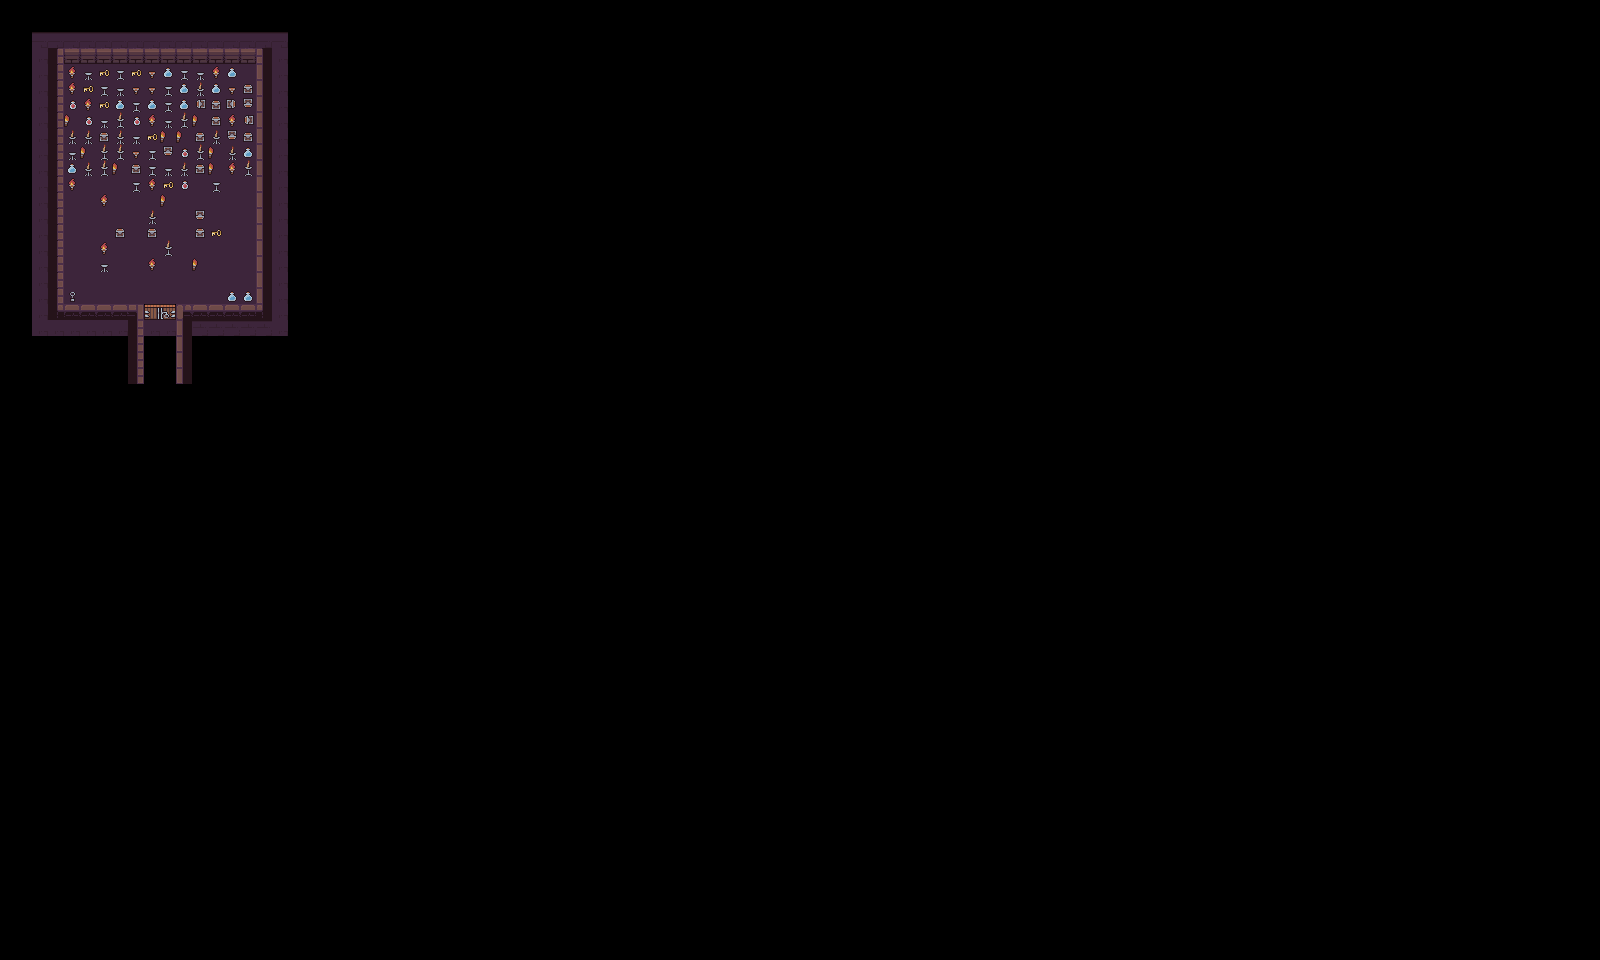

A level layout from a 2D game, rendered from its tile map. Below: a short description, then the map file with tile-grid data replaced by summaries:
An orthogonal 100x60 tile map with 16x16 px tiles, 3 tile layers (Background, Objects, Wall Layer).

<map version="1.10" tiledversion="1.10.2" orientation="orthogonal" renderorder="right-down" width="100" height="60" tilewidth="16" tileheight="16" infinite="0" nextlayerid="5" nextobjectid="1">
 <tileset firstgid="1" source="tsx/Dungeon Tileset.tsx" />
 <layer id="1" name="Background" width="100" height="60">
  <data>[6000 cells, 310 non-empty, 18 distinct tile ids]</data>
 </layer>
 <layer id="2" name="Objects" width="100" height="60" opacity="0.9">
  <data>[6000 cells, 105 non-empty, 12 distinct tile ids]</data>
 </layer>
 <objectgroup id="3" name="Object Layer 1" />
 <layer id="4" name="Wall Layer" width="100" height="60">
  <data>[6000 cells, 0 non-empty, 0 distinct tile ids]</data>
 </layer>
</map>
